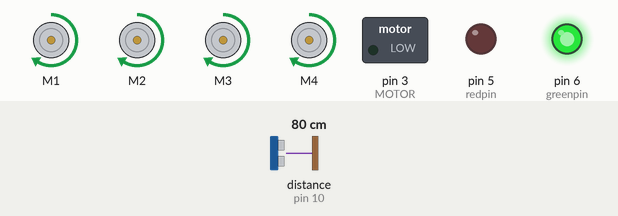
This sketch was run on a simulated Arduino Uno, built with avr-gcc and run on an emulated ATmega328P. Parts: 4 × DC motor (green arrow = forward, orange = backward, longer = faster), switched loads named in the sketch (green lamp = pin HIGH), output pins drawn as LEDs (lit = HIGH). Wiring (inferred from the names in the program): ultrasonic range finder: trigger pin 9; echo pin 10. The inputs (shaded band) are chosen by the test bench; at power-on: distance to the obstacle (sensor on pin 10) 80 cm. The echo pulse lasts 58.3 µs per cm; pins used as bus, display or sensor lines are not drawn.

Above: at 1.2 s.
1.3 s: distance to the obstacle (sensor on pin 10) set to 8 cm
2.8 s: distance to the obstacle (sensor on pin 10) set to 5 cm
At 3.4 s:
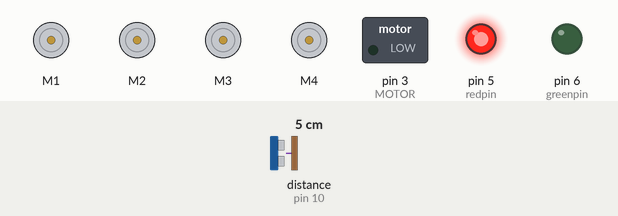
4.3 s: distance to the obstacle (sensor on pin 10) set to 9 cm
At 4.6 s:
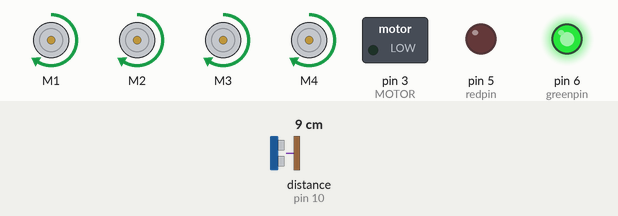
5.8 s: distance to the obstacle (sensor on pin 10) set to 2 cm
At 6.9 s:
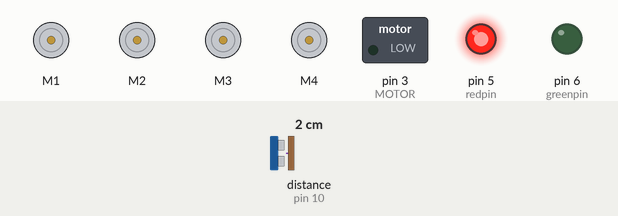
Timing chart, 0 to 8.3 s (numbered marks = the images above; inputs shaded):
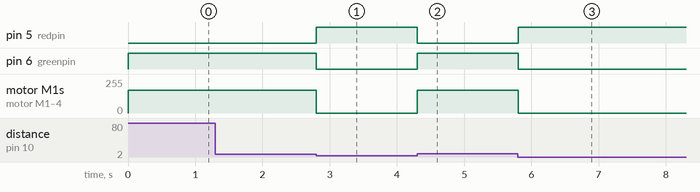

Measured:
- the behaviour switches between 7 and 6 cm on distance to the obstacle (sensor on pin 10) (found by bisection; images 0 and 1)
- after the input at 1.3 s, every drawn part: stays the same
- after the input at 2.8 s, pin 5 (redpin): LOW → HIGH at once; pin 6 (greenpin): HIGH → LOW at once; motor M1–4: forward 170/255 → stopped at once
- after the input at 4.3 s, pin 5 (redpin): HIGH → LOW at once; pin 6 (greenpin): LOW → HIGH at once; motor M1–4: stopped → forward 170/255 at once
- after the input at 5.8 s, pin 5 (redpin): LOW → HIGH at once; pin 6 (greenpin): HIGH → LOW at once; motor M1–4: forward 170/255 → stopped at once

The sketch:

robot.ino
```cpp
#include <AFMotor.h>

#define TrigPIN 9
#define EchoPIN 10
#define MOTOR 3
#define redpin 5
#define greenpin 6
#define Speed 170
#define LOW_Speed 85

AF_DCMotor M1(1);
AF_DCMotor M2(2);
AF_DCMotor M3(3);
AF_DCMotor M4(4);

int distance;

void setup() {
  Serial.begin(9600);
  pinMode(TrigPIN, OUTPUT);
  pinMode(EchoPIN, INPUT);
  pinMode(MOTOR, OUTPUT);
  pinMode(redpin, OUTPUT);
  pinMode(greenpin, OUTPUT);
  M1.setSpeed(Speed);
  M2.setSpeed(Speed);
  M3.setSpeed(Speed);
  M4.setSpeed(Speed);
}

void loop() {
  distance = ultrasonic();
  if (distance <= 5)
 {
    Stop();
    digitalWrite(redpin, HIGH);
    digitalWrite(greenpin, LOW);
  }


else
{
    digitalWrite(greenpin, HIGH);
    digitalWrite(redpin, LOW);
    forward();
  }
}

int ultrasonic()
{
  digitalWrite(TrigPIN, LOW);
  delayMicroseconds(4);
  digitalWrite(TrigPIN, HIGH);
  delayMicroseconds(10);
  digitalWrite(TrigPIN, LOW);
  long duration = pulseIn(EchoPIN, HIGH);
  long cm = duration / 29 / 2;
   //time convert distance
  return cm;
}

void forward()
{
  M1.run(FORWARD);
  M2.run(FORWARD);
  M3.run(FORWARD);
  M4.run(FORWARD);
}

void Stop()
{
  M1.run(RELEASE);
  M2.run(RELEASE);
  M3.run(RELEASE);
  M4.run(RELEASE);
}
```
